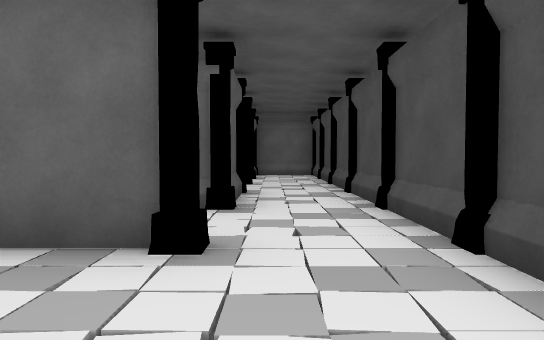
[1] (above)

24 first-person views from a walk through a 3-D level made in the Unity game engine. The camera is 1.2 m above the floor, tilts 2° down and sees 70° across. The floor is counted in squares, 2 m on a side. Each view is taken from the middle of a square. On the plan, view 1 faces up. The plan holds only what a view shows up to about 11 squares ahead; the rest is blank. The place goes on beyond the plan. The player is left out. Some animated figures are left out.

[2]
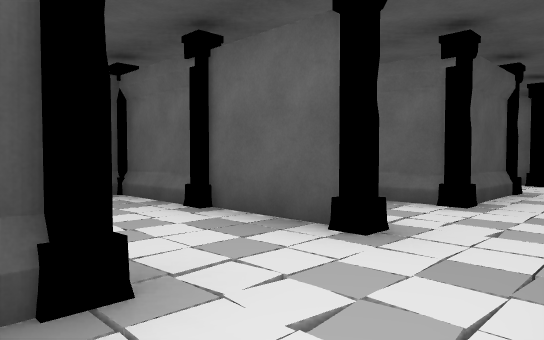

[3]
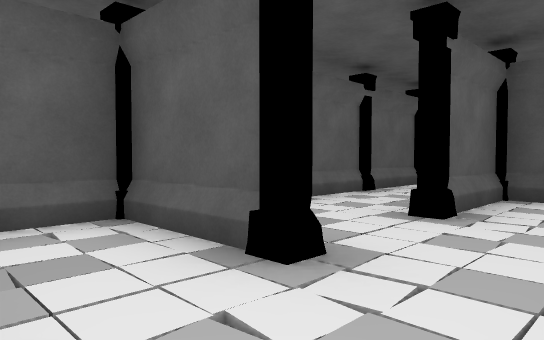

[4]
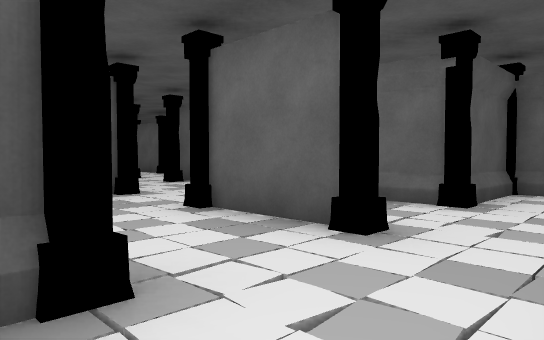

[5]
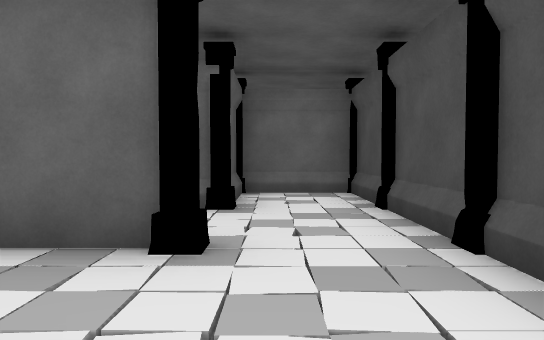

[6]
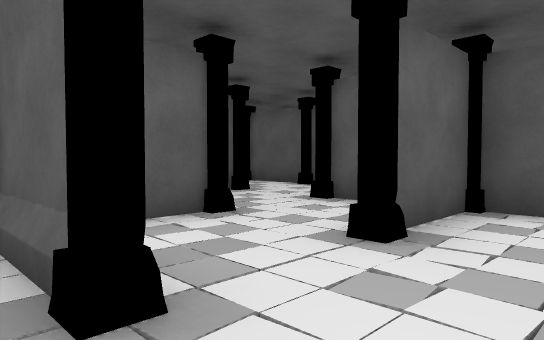

[7]
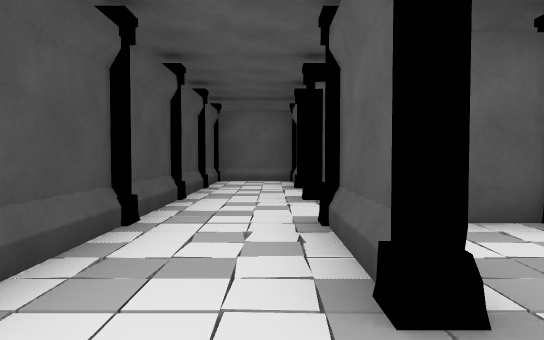

[8]
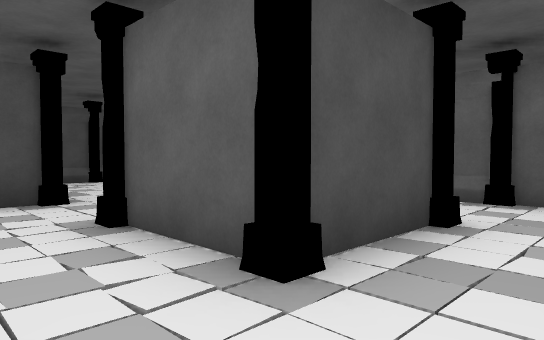

[9]
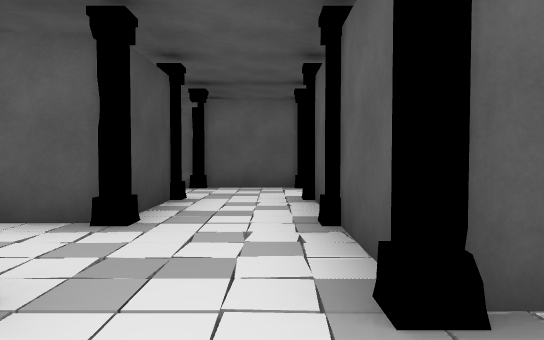

[10]
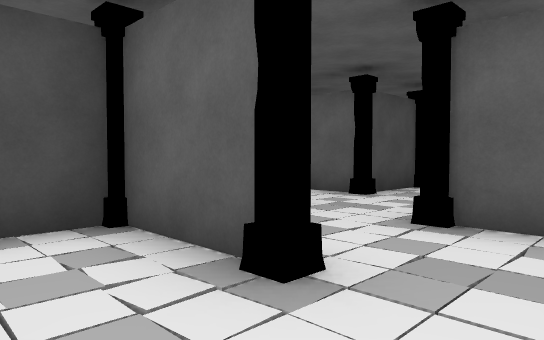

[11]
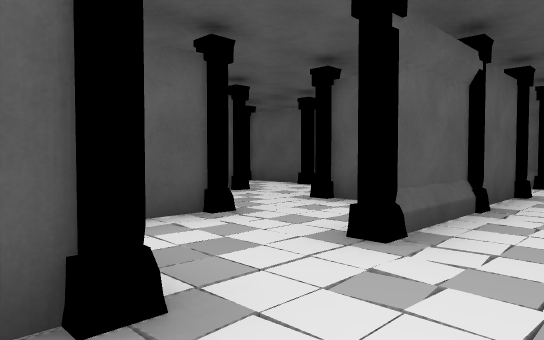

[12]
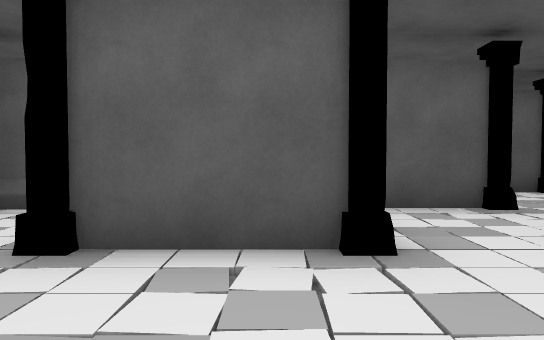

[13]
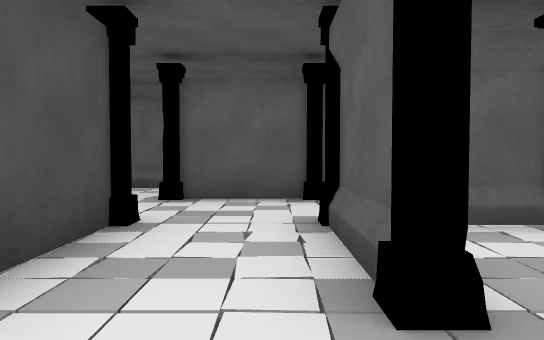

[14]
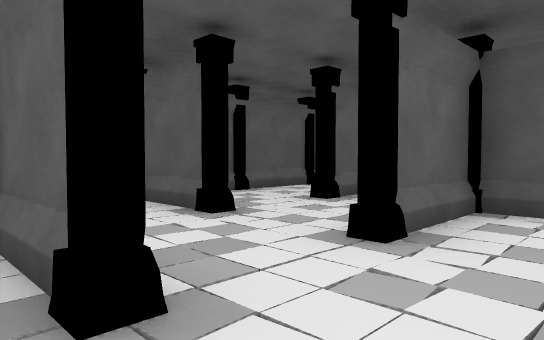

[15]
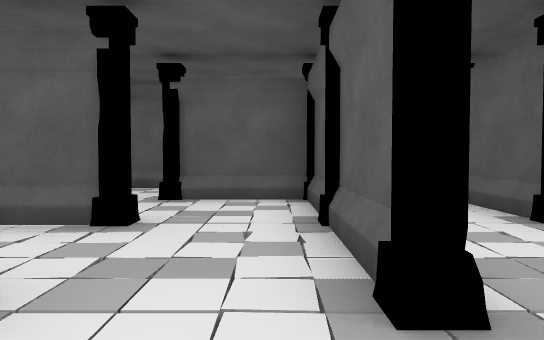

[16]
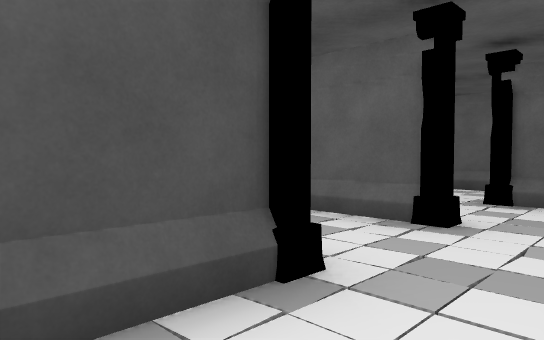

[17]
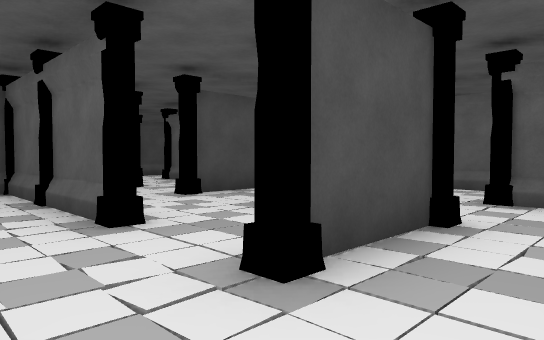

[18]
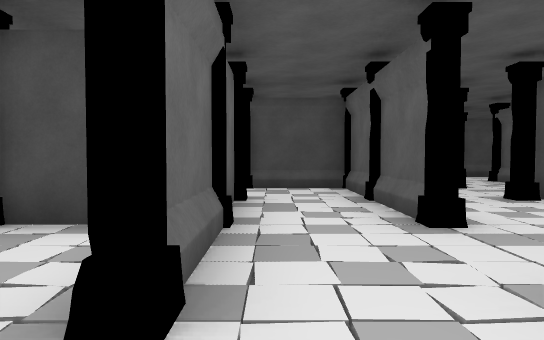

[19]
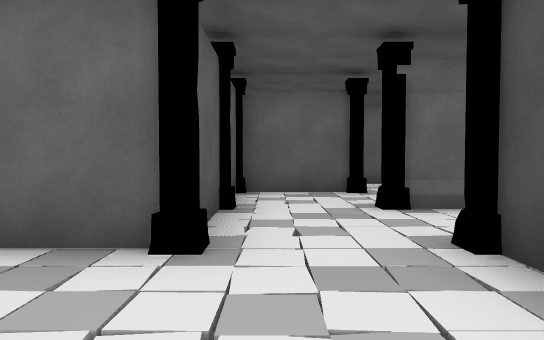

[20]
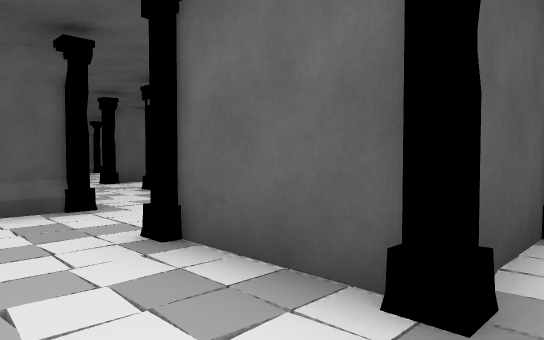

[21]
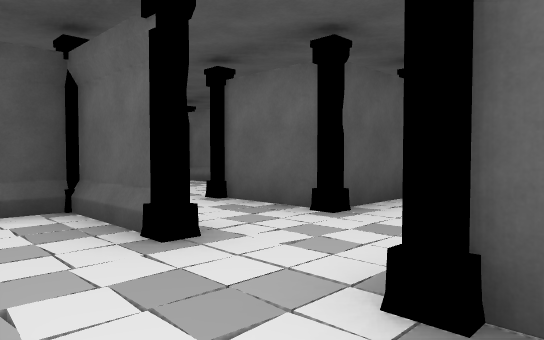

[22]
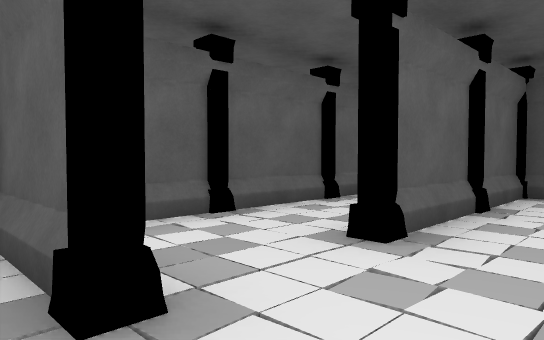

[23]
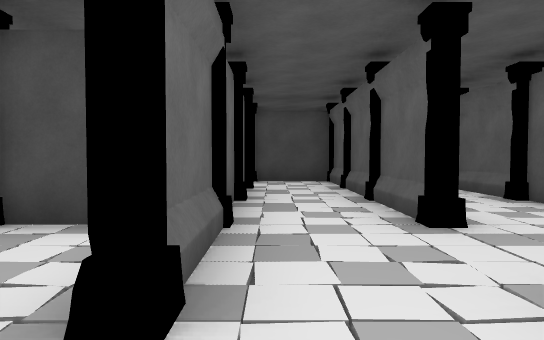

[24]
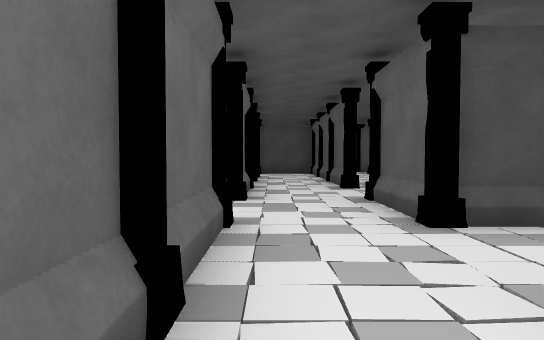

### Floor plan
Key: @ floor where view 1 was taken; # wall or solid block; . floor; C column; O other object.
Columns run from 20 left of view 1 to 2 right of it. Each row starts with its distance up from view 1.
 26          O.O.O
 25  #.O#    O.C#### O
 24  O....   #...C.O.#
 23      O.C##.C.O###O
 22      #.C.C.#.O.O.#
 21        O#C.###.C.C#
 20       .#...C.C.#...
 19  C## C######.C.O.C#O
 18 ...O...C.O.C.#.#.C.#
 17   .C##.C######.###.
 16   .# O.C.O.C.O.O.O.
 15       .O#O##.C#C. ##
 14      #.  #.C.#  .
 13          #.C#O  ## O#O
 12          O...O     #..#
 11        O.O#C.#    ##.O#
 10        #.# #.O..   O..#
  9        O.  O.C#C.###.C#
  8             .# #.O.C..#
  7            #.# O#C.C.O#
  6            O.C #...#..#
  5             #O##.C##.C#
  4              #.O.#.O..#
  3              O.O####.C#
  2              #.#.O.C..#
  1              #.###.C.O#
  0              O.O.C.#@.#
 -1               .....#..#
 -2               #O#  ##O

Where each view was taken, in squares from view 1:
view 1: 0 up, 0 right, facing up
view 2: 0 up, 1 right, facing up-left
view 3: 2 up, 1 right, facing down-left
view 4: 6 up, 1 right, facing up-left
view 5: 6 up, 0 right, facing up
view 6: 8 up, 0 right, facing down-left
view 7: 8 up, 0 right, facing down
view 8: 10 up, 8 left, facing down-right
view 9: 12 up, 8 left, facing down
view 10: 14 up, 10 left, facing down-right
view 11: 16 up, 6 left, facing down-left
view 12: 17 up, 6 left, facing down
view 13: 20 up, 6 left, facing down
view 14: 22 up, 4 left, facing down-left
view 15: 22 up, 4 left, facing down
view 16: 22 up, 4 left, facing down-right
view 17: 24 up, 10 left, facing down-right
view 18: 24 up, 10 left, facing right
view 19: 20 up, 10 left, facing up
view 20: 21 up, 10 left, facing up-left
view 21: 19 up, 8 left, facing up-left
view 22: 20 up, 6 left, facing down-left
view 23: 18 up, 16 left, facing right
view 24: 18 up, 20 left, facing right
